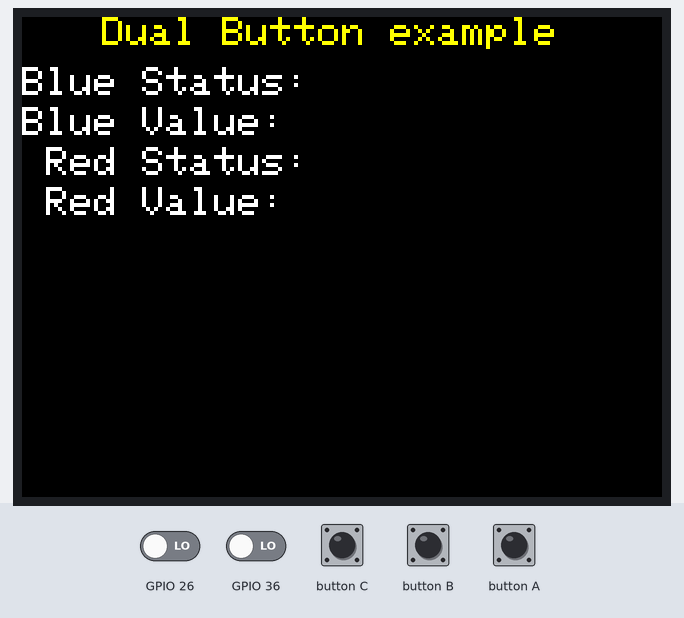
The sketch below on a simulated ESP32. Parts: 320×240 colour display. Inputs (shaded band) come from the test bench; at power-on: GPIO 26 LOW, GPIO 36 LOW. What the sketch prints to the serial monitor is not drawn.

Above: at 1.4 s.
1.5 s: GPIO 26 driven HIGH
At 2.0 s:
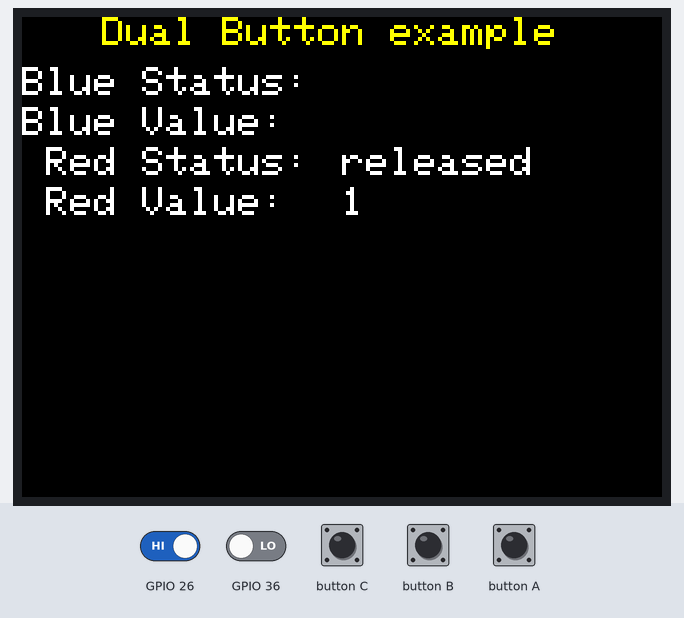
3.0 s: GPIO 26 driven LOW
At 4.2 s:
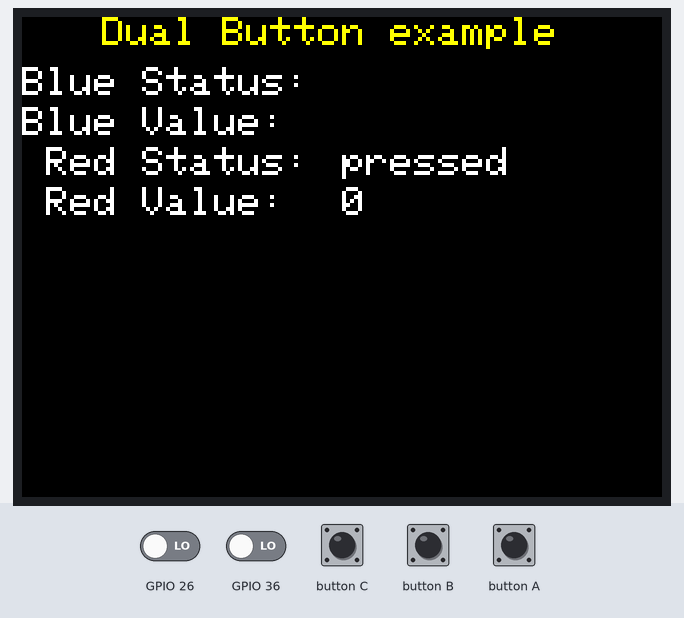
4.5 s: GPIO 36 driven HIGH
At 5.3 s:
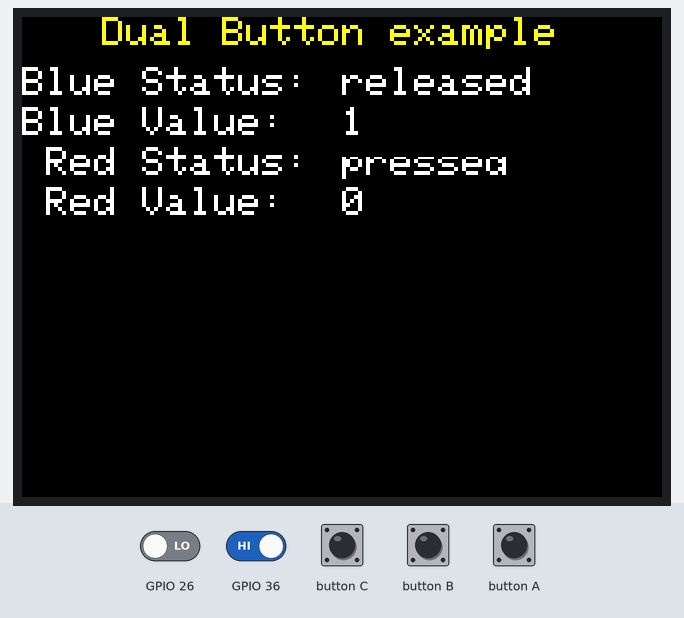
6.0 s: GPIO 36 driven LOW
At 6.5 s:
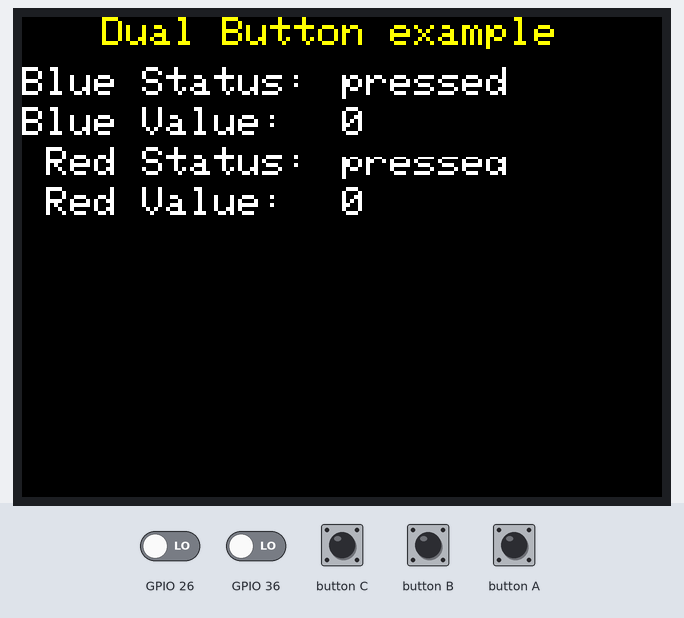
7.5 s: GPIO 26 driven HIGH and GPIO 36 driven HIGH
At 7.9 s:
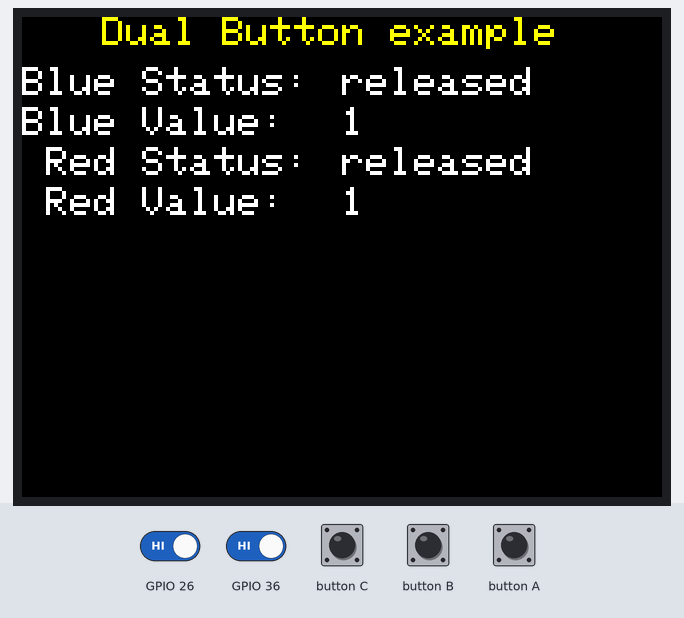
9.0 s: GPIO 26 driven LOW and GPIO 36 driven LOW
At 10.3 s:
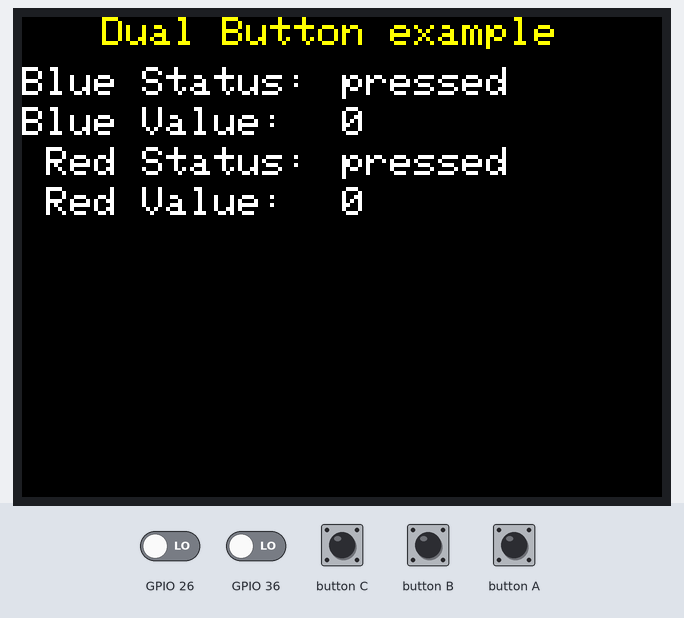
Timing chart, 0 to 11.5 s (numbered marks = the images above; inputs shaded):
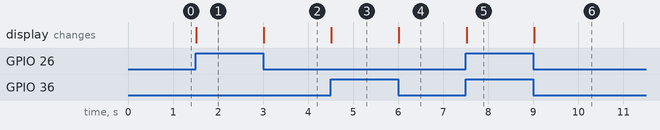

Measured:
- after the input at 1.5 s, the display: changes at once (image 1)
- after the input at 3.0 s, the display: changes at once (image 2)
- after the input at 4.5 s, the display: changes at once (image 3)
- after the input at 6.0 s, the display: changes at once (image 4)
- after the input at 7.5 s, the display: changes at once (image 5)
- after the input at 9.0 s, the display: changes at once (image 6)

The sketch:

dual_button.ino
```cpp
/*
  This Unit connects to GRVOE B on M5Core.
*/
#include <M5Stack.h>

int last_value_red = 0;
int cur_value_red = 0;
int last_value_blue = 0;
int cur_value_blue = 0;

void setup() {
  // init lcd
  M5.begin();
  pinMode(26, INPUT);
  pinMode(36, INPUT);
  M5.Lcd.clear(BLACK);
  M5.Lcd.setTextColor(YELLOW);
  M5.Lcd.setTextSize(2);
  M5.Lcd.setCursor(40, 0);
  M5.Lcd.println("Dual Button example");
  M5.Lcd.setTextColor(WHITE);
}

void loop() {
  cur_value_red = digitalRead(26);
  cur_value_blue = digitalRead(36);

  M5.Lcd.setCursor(0,25); M5.Lcd.print("Blue Status: ");
  M5.Lcd.setCursor(0,45); M5.Lcd.print("Blue Value: ");
  M5.Lcd.setCursor(0,65); M5.Lcd.print(" Red Status: ");
  M5.Lcd.setCursor(0,85); M5.Lcd.print(" Red Value: ");

  if(cur_value_blue != last_value_blue){
    M5.Lcd.fillRect(160,25,100,25,BLACK);
    M5.Lcd.fillRect(160,45,100,25,BLACK);
    if(cur_value_blue==0){
     M5.Lcd.setCursor(160,25); M5.Lcd.print("pressed");
     M5.Lcd.setCursor(160,45); M5.Lcd.print("0");
     Serial.println("Button Status: blue pressed");
     Serial.println(" value: 0");
    }
    else{
      M5.Lcd.setCursor(160,25); M5.Lcd.print("released");
      M5.Lcd.setCursor(160,45); M5.Lcd.print("1");
      Serial.println("Button Status: blue released");
      Serial.println(" value: 1");
    }
      last_value_blue = cur_value_blue;
  }

    if(cur_value_red != last_value_red){
      M5.Lcd.fillRect(160,65,100,25,BLACK);
      M5.Lcd.fillRect(160,85,100,25,BLACK);
      if(cur_value_red==0){
        M5.Lcd.setCursor(160,65); M5.Lcd.print("pressed");
        M5.Lcd.setCursor(160,85); M5.Lcd.print("0");
        Serial.println("Button Status: red pressed");
        Serial.println(" value: 0");
      }
      else{
        M5.Lcd.setCursor(160,65); M5.Lcd.print("released");
        M5.Lcd.setCursor(160,85); M5.Lcd.print("1");
        Serial.println("Button Status: red released");
        Serial.println(" value: 1");
      }
      last_value_red = cur_value_red;
  }

  M5.update();
}
```
